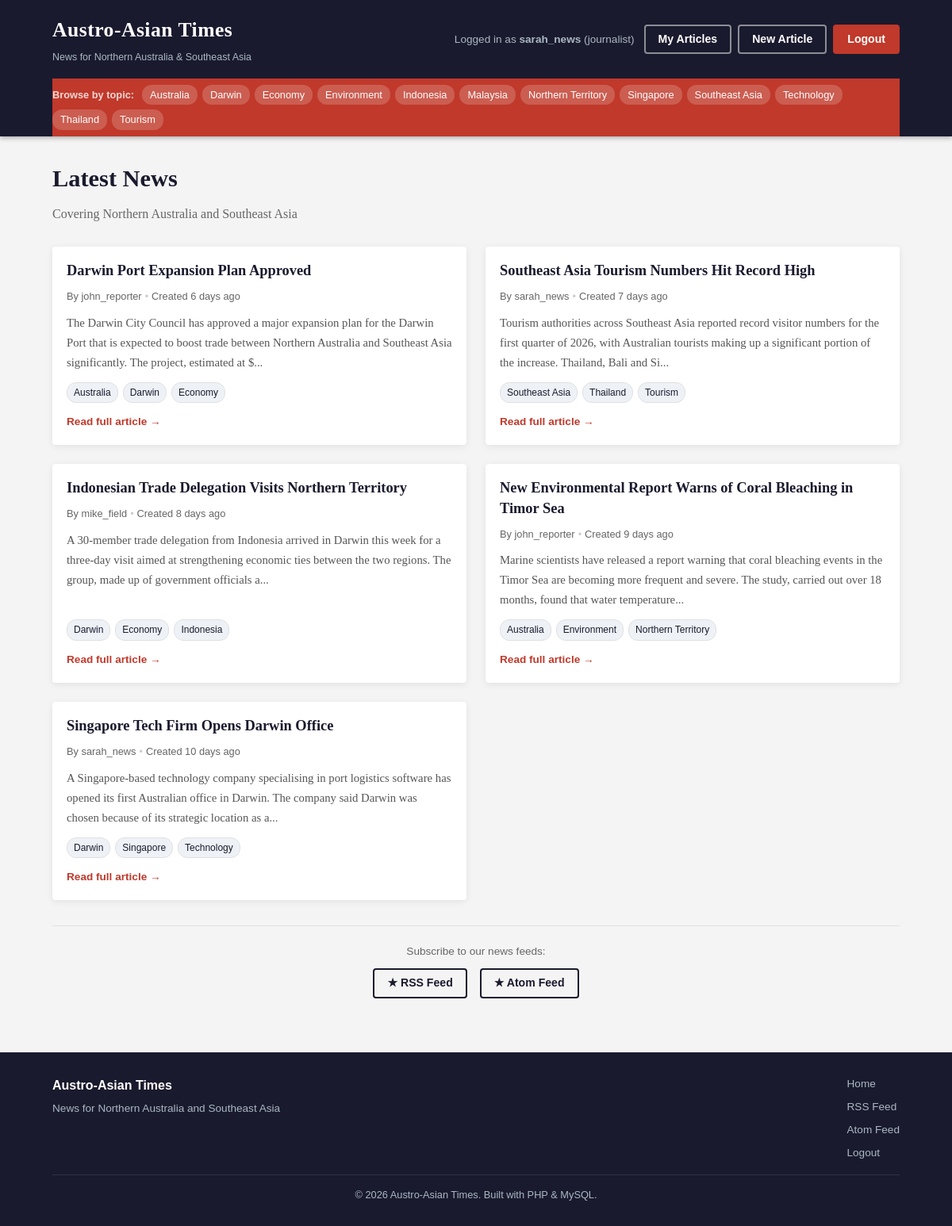
Screenshot of / (signed in) with the database file from the repository.
### tables this page shows
CREATE TABLE tags (
    id   INT         AUTO_INCREMENT PRIMARY KEY,
    name VARCHAR(100) NOT NULL UNIQUE
);

CREATE TABLE articles (
    id         INT          AUTO_INCREMENT PRIMARY KEY,
    title      VARCHAR(255) NOT NULL,
    content    TEXT         NOT NULL,
    author_id  INT          NOT NULL,
    status     ENUM('pending','approved','rejected') NOT NULL DEFAULT 'pending',
    image_path VARCHAR(255) DEFAULT NULL,
    created_at TIMESTAMP    DEFAULT CURRENT_TIMESTAMP,
    updated_at TIMESTAMP    DEFAULT CURRENT_TIMESTAMP ON UPDATE CURRENT_TIMESTAMP,
    FOREIGN KEY (author_id) REFERENCES users(id) ON DELETE CASCADE
);

CREATE TABLE users (
    id       INT          AUTO_INCREMENT PRIMARY KEY,
    username VARCHAR(50)  NOT NULL UNIQUE,
    email    VARCHAR(100) NOT NULL UNIQUE,
    password VARCHAR(255) NOT NULL,
    role     ENUM('journalist','editor') NOT NULL DEFAULT 'journalist',
    created_at TIMESTAMP DEFAULT CURRENT_TIMESTAMP
);

### app/controllers/Controller.php (called while the page is built, shortened)
<?php
abstract class Controller {
    protected function view(string $viewPath, array $data = [], string $title = SITE_NAME): void {
        extract($data);
        require __DIR__ . '/../views/layouts/header.php';
        require __DIR__ . '/../views/' . $viewPath . '.php';
        require __DIR__ . '/../views/layouts/footer.php';
    }
}
function e(string $str): string {
    return htmlspecialchars($str, ENT_QUOTES, 'UTF-8');
}
function timeAgo(string $datetime): string {
    $now  = new DateTime();
    $then = new DateTime($datetime);
    $diff = $now->diff($then);
    if ($diff->d > 0)  return $diff->d  . ' day'    . ($diff->d  > 1 ? 's' : '') . ' ago';
    return 'just now';
}

### app/controllers/ArticleController.php (called while the page is built, shortened)
<?php
class ArticleController extends Controller {
    private Article $articleModel;
    private Tag     $tagModel;
    public function __construct() {
        $this->articleModel = new Article();
        $this->tagModel     = new Tag();
    }
    public function index(): void {
        $articles  = $this->articleModel->getTopFive();
        $tags      = $this->tagModel->getTagsWithArticles();
        $flash     = $this->getFlash();
        $this->view('public/index', [
            'articles' => $articles,
            'tags'     => $tags,
            'flash'    => $flash,
        ], SITE_NAME . ' - News for Northern Australia and Southeast Asia');
    }
}

### index.php (called while the page is built, shortened)
<?php
require_once __DIR__ . '/app/config/Database.php';
require_once __DIR__ . '/app/models/Model.php';
require_once __DIR__ . '/app/controllers/Controller.php';
require_once __DIR__ . '/app/models/Article.php';
require_once __DIR__ . '/app/models/Tag.php';
require_once __DIR__ . '/app/controllers/ArticleController.php';
require_once __DIR__ . '/router.php';

### app/config/Database.php (called while the page is built, shortened)
<?php
class Database {
    private static ?Database $instance = null;
    private PDO $pdo;
    private function __construct() {
        try {
            $dsn = "mysql:host=" . DB_HOST
                 . ";dbname=" . DB_NAME
                 . ";charset=utf8mb4";
            $this->pdo = new PDO($dsn, DB_USER, DB_PASS, [
                PDO::ATTR_ERRMODE            => PDO::ERRMODE_EXCEPTION,
                PDO::ATTR_DEFAULT_FETCH_MODE => PDO::FETCH_ASSOC,
                PDO::ATTR_EMULATE_PREPARES   => false,
            ]);
        } catch (PDOException $e) {
            error_log("DB Connection Error: " . $e->getMessage());
            die("Database connection failed. Please check your configuration.");
        }
    }
    public static function getInstance(): Database {
        if (self::$instance === null) {
            self::$instance = new self();
        }
        return self::$instance;
    }
    public function getConnection(): PDO {
        return $this->pdo;
    }
}

### app/models/Model.php (called while the page is built, shortened)
<?php
abstract class Model {
    public function __construct() {
        $this->db = Database::getInstance()->getConnection();
    }
}

### app/models/Tag.php (called while the page is built, shortened)
<?php
class Tag extends Model {
    public function getTagsWithArticles(): array {
        $stmt = $this->db->query(
            "SELECT DISTINCT t.id, t.name
             FROM tags t
             JOIN article_tags at ON t.id = at.tag_id
             JOIN articles a      ON at.article_id = a.id
             WHERE a.status = 'approved'
             ORDER BY t.name"
        );
        return $stmt->fetchAll();
    }
}

### app/models/Article.php (called while the page is built, shortened)
<?php
class Article extends Model {
    public function getTopFive(): array {
        $stmt = $this->db->query(
            "SELECT a.id, a.title, a.content, a.image_path,
                    a.created_at, a.updated_at, u.username AS author_name
             FROM articles a
             JOIN users u ON a.author_id = u.id
             WHERE a.status = 'approved'
             ORDER BY a.updated_at DESC
             LIMIT 5"
        );
        return $stmt->fetchAll();
    }
}

### app/views/public/index.php (the view, shortened to what this page needs)
<div class="page-hero">
    <h1>Latest News</h1>
    <p>Covering Northern Australia and Southeast Asia</p>
</div>
<?php if (empty($articles)): ?>
    <div class="empty-state">
        <p>No articles have been published yet. Check back soon.</p>
    </div>
<?php else: ?>
    <div class="articles-grid">
        <?php foreach ($articles as $article): ?>
            <article class="article-card">
                <div class="article-card-body">
                    <h2 class="article-card-title">
                        <a href="<?= BASE_URL ?>/article/<?= (int) $article['id'] ?>">
                            <?= e($article['title']) ?>
                        </a>
                    </h2>
                    <div class="article-meta">
                        <span class="meta-author">By <?= e($article['author_name']) ?></span>
                        <span class="meta-sep">&bull;</span>
                        <span class="meta-time" title="<?= e($article['created_at']) ?>">
                            Created <?= e(timeAgo($article['created_at'])) ?>
                        </span>
                    </div>
                    <p class="article-card-excerpt">
                        <?= e(mb_substr(strip_tags($article['content']), 0, 200)) ?>...
                    </p>
                    <?php if (!empty($article['tags'])): ?>
                        <div class="article-tags">
                            <?php foreach ($article['tags'] as $tag): ?>
                                <a href="<?= BASE_URL ?>/tag/<?= urlencode($tag['name']) ?>" class="tag-badge">
                                    <?= e($tag['name']) ?>
                                </a>
                            <?php endforeach; ?>
                        </div>
                    <?php endif; ?>
                    <a href="<?= BASE_URL ?>/article/<?= (int) $article['id'] ?>" class="read-more-link">
                        Read full article &rarr;
                    </a>
                </div>
            </article>
        <?php endforeach; ?>
    </div>
    <div class="feed-links">
        <p>Subscribe to our news feeds:</p>
        <a href="<?= BASE_URL ?>/feed/rss"  class="btn btn-outline feed-btn">&#x2605; RSS Feed</a>
        <a href="<?= BASE_URL ?>/feed/atom" class="btn btn-outline feed-btn">&#x2605; Atom Feed</a>
    </div>
<?php endif; ?>

### app/views/layouts/header.php (shortened to what this page needs)
<!DOCTYPE html>
<html lang="en">
<head>
    <link rel="stylesheet" href="<?= BASE_URL ?>/public/css/style.css">
</head>
<body>
<header class="site-header">
    <div class="container">
        <div class="header-top">
            <a href="<?= BASE_URL ?>/" class="site-title">
                <span class="site-title-main"><?= e(SITE_NAME) ?></span>
                <span class="site-title-sub">News for Northern Australia &amp; Southeast Asia</span>
            </a>
            <nav class="header-nav">
                <?php if (!empty($_SESSION['user_id'])): ?>
                    <span class="nav-user">
                        Logged in as <strong><?= e($_SESSION['user_username']) ?></strong>
                        (<?= e($_SESSION['user_role']) ?>)
                    </span>
                    <?php if ($_SESSION['user_role'] === 'editor'): ?>
                        <a href="<?= BASE_URL ?>/editor/dashboard" class="btn btn-outline">Dashboard</a>
                        <a href="<?= BASE_URL ?>/editor/comments"  class="btn btn-outline">Comments</a>
                    <?php else: ?>
                        <a href="<?= BASE_URL ?>/journalist/dashboard" class="btn btn-outline">My Articles</a>
                        <a href="<?= BASE_URL ?>/journalist/create"    class="btn btn-outline">New Article</a>
                    <?php endif; ?>
                    <a href="<?= BASE_URL ?>/logout" class="btn btn-danger">Logout</a>
                <?php else: ?>
                    <a href="<?= BASE_URL ?>/login" class="btn btn-primary">Login</a>
                <?php endif; ?>
            </nav>
        </div>
        <?php if (!empty($tags) || !empty($allTags)): ?>
            <?php $navTags = $tags ?? $allTags ?? []; ?>
            <?php if (!empty($navTags)): ?>
            <nav class="tag-nav">
                <span class="tag-nav-label">Browse by topic:</span>
                <?php foreach ($navTags as $tag): ?>
                    <a href="<?= BASE_URL ?>/tag/<?= urlencode($tag['name']) ?>" class="tag-link">
                        <?= e($tag['name']) ?>
                    </a>
                <?php endforeach; ?>
            </nav>
            <?php endif; ?>
        <?php endif; ?>
    </div>
</header>
<main class="main-content">
    <div class="container">

### rows the page displays
tags: name "Australia"
tags: name "Darwin"
tags: name "Economy"
tags: name "Environment"
tags: name "Indonesia"
tags: name "Malaysia"
tags: name "Northern Territory"
tags: name "Singapore"
tags: name "Southeast Asia"
tags: name "Technology"
tags: name "Thailand"
tags: name "Tourism"
articles: title "Darwin Port Expansion Plan Approved", author.username "john_reporter", created_at "6 days ago", content "The Darwin City Council has approved a major expansion plan for the Darwin Port that is expected to boost trade between Northern Australia and Southeast Asia significantly. The project, estimated at $"
articles: title "Southeast Asia Tourism Numbers Hit Record High", author.username "sarah_news", created_at "7 days ago", content "Tourism authorities across Southeast Asia reported record visitor numbers for the first quarter of 2026, with Australian tourists making up a significant portion of the increase. Thailand, Bali and Si"
articles: title "Indonesian Trade Delegation Visits Northern Territory", author.username "mike_field", created_at "8 days ago", content "A 30-member trade delegation from Indonesia arrived in Darwin this week for a three-day visit aimed at strengthening economic ties between the two regions. The group, made up of government officials a"
articles: title "New Environmental Report Warns of Coral Bleaching in Timor Sea", author.username "john_reporter", created_at "9 days ago", content "Marine scientists have released a report warning that coral bleaching events in the Timor Sea are becoming more frequent and severe. The study, carried out over 18 months, found that water temperature"
articles: title "Singapore Tech Firm Opens Darwin Office", author.username "sarah_news", created_at "10 days ago", content "A Singapore-based technology company specialising in port logistics software has opened its first Australian office in Darwin. The company said Darwin was chosen because of its strategic location as a"

### other values shown
SITE_NAME "Austro-Asian Times"
$_SESSION['user_username'] "sarah_news"
$_SESSION['user_role'] "journalist"
